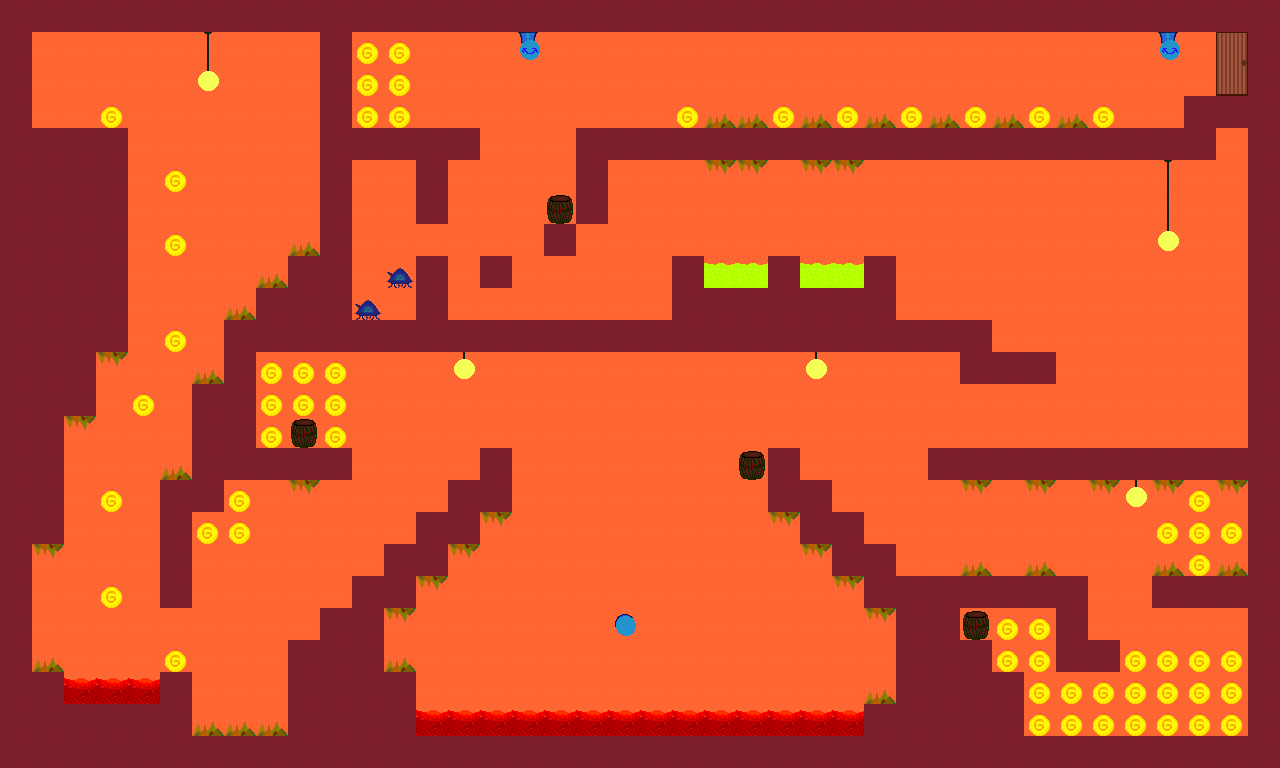

This game map was drawn from its Tiled (.tmx) file and the tilesets committed beside it. A one-line description and the trimmed map source follow:
An orthogonal 40x24 tile map with 32x32 px tiles, 6 tile layers (first, second, third, lights, ...).

<map version="1.0" orientation="orthogonal" renderorder="right-down" width="40" height="24" tilewidth="32" tileheight="32" nextobjectid="1">
 <tileset firstgid="1" source="tilesheet.tsx" />
 <layer name="first" width="40" height="24">
  <data>[960 cells, 960 non-empty, 1 distinct tile ids]</data>
 </layer>
 <layer name="second" width="40" height="24">
  <data>[960 cells, 328 non-empty, 2 distinct tile ids]</data>
 </layer>
 <layer name="third" width="40" height="24">
  <data>[960 cells, 11 non-empty, 5 distinct tile ids]</data>
 </layer>
 <layer name="lights" width="40" height="24">
  <data>[960 cells, 29 non-empty, 5 distinct tile ids]</data>
 </layer>
 <layer name="active" width="40" height="24">
  <data>[960 cells, 129 non-empty, 8 distinct tile ids]</data>
 </layer>
 <layer name="enemy" width="40" height="24">
  <data>[960 cells, 2 non-empty, 1 distinct tile ids]</data>
 </layer>
</map>
